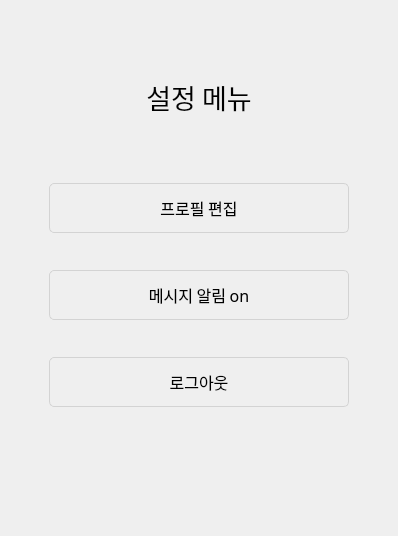
     <widget class="QWidget" name="page_setting">
      <layout class="QVBoxLayout" name="verticalLayout_3">
       <property name="spacing">
        <number>0</number>
       </property>
       <property name="leftMargin">
        <number>0</number>
       </property>
       <property name="topMargin">
        <number>0</number>
       </property>
       <property name="rightMargin">
        <number>0</number>
       </property>
       <property name="bottomMargin">
        <number>0</number>
       </property>
       <item>
        <widget class="QWidget" name="widget" native="true">
         <property name="sizePolicy">
          <sizepolicy hsizetype="Expanding" vsizetype="Maximum">
           <horstretch>0</horstretch>
           <verstretch>0</verstretch>
          </sizepolicy>
         </property>
         <property name="minimumSize">
          <size>
           <width>0</width>
           <height>43</height>
          </size>
         </property>
         <property name="font">
          <font>
           <family>Malgun Gothic</family>
           <pointsize>11</pointsize>
          </font>
         </property>
         <layout class="QHBoxLayout" name="horizontalLayout_8">
          <item>
           <spacer name="horizontalSpacer_4">
            <property name="orientation">
             <enum>Qt::Horizontal</enum>
            </property>
            <property name="sizeHint" stdset="0">
             <size>
              <width>40</width>
              <height>20</height>
             </size>
            </property>
           </spacer>
          </item>
          <item>
           <widget class="QPushButton" name="btn_close">
            <property name="text">
             <string/>
            </property>
            <property name="icon">
             <iconset>
              <normaloff>../../../test_ui/Images/img_close.png</normaloff>../../../test_ui/Images/img_close.png</iconset>
            </property>
            <property name="autoDefault">
             <bool>false</bool>
            </property>
            <property name="flat">
             <bool>true</bool>
            </property>
           </widget>
          </item>
         </layout>
        </widget>
       </item>
       <item>
        <widget class="QWidget" name="widget_2" native="true">
         <property name="sizePolicy">
          <sizepolicy hsizetype="Expanding" vsizetype="Expanding">
           <horstretch>0</horstretch>
           <verstretch>0</verstretch>
          </sizepolicy>
         </property>
         <property name="minimumSize">
          <size>
           <width>0</width>
           <height>290</height>
          </size>
         </property>
         <layout class="QVBoxLayout" name="verticalLayout_2">
          <property name="topMargin">
           <number>15</number>
          </property>
          <item>
           <widget class="QWidget" name="widget_3" native="true">
            <property name="sizePolicy">
             <sizepolicy hsizetype="Expanding" vsizetype="Maximum">
              <horstretch>0</horstretch>
              <verstretch>0</verstretch>
             </sizepolicy>
            </property>
            <property name="minimumSize">
             <size>
              <width>300</width>
              <height>55</height>
             </size>
            </property>
            <layout class="QHBoxLayout" name="horizontalLayout">
             <item>
              <widget class="QLabel" name="label">
               <property name="minimumSize">
                <size>
                 <width>0</width>
                 <height>50</height>
                </size>
               </property>
               <property name="font">
                <font>
                 <family>Malgun Gothic</family>
                 <pointsize>20</pointsize>
                </font>
               </property>
               <property name="text">
                <string>&lt;html&gt;&lt;head/&gt;&lt;body&gt;&lt;p align=&quot;center&quot;&gt;설정 메뉴&lt;/p&gt;&lt;/body&gt;&lt;/html&gt;</string>
               </property>
              </widget>
             </item>
            </layout>
           </widget>
          </item>
          <item>
           <widget class="QWidget" name="widget_4" native="true">
            <property name="sizePolicy">
             <sizepolicy hsizetype="Expanding" vsizetype="Expanding">
              <horstretch>0</horstretch>
              <verstretch>0</verstretch>
             </sizepolicy>
            </property>
            <property name="minimumSize">
             <size>
              <width>0</width>
              <height>390</height>
             </size>
            </property>
            <layout class="QHBoxLayout" name="horizontalLayout_2">
             <property name="leftMargin">
              <number>40</number>
             </property>
             <property name="rightMargin">
              <number>40</number>
             </property>
             <property name="bottomMargin">
              <number>80</number>
             </property>
             <item>
              <layout class="QVBoxLayout" name="verticalLayout_5">
               <property name="spacing">
                <number>0</number>
               </property>
               <item>
                <widget class="QPushButton" name="btn_profile">
                 <property name="sizePolicy">
                  <sizepolicy hsizetype="Minimum" vsizetype="Maximum">
                   <horstretch>0</horstretch>
                   <verstretch>0</verstretch>
                  </sizepolicy>
                 </property>
                 <property name="minimumSize">
                  <size>
                   <width>300</width>
                   <height>50</height>
                  </size>
                 </property>
                 <property name="font">
                  <font>
                   <family>Malgun Gothic</family>
                   <pointsize>12</pointsize>
                  </font>
                 </property>
                 <property name="styleSheet">
                  <string notr="true">border:1px solid lightgray;
border-radius:5px;
padding:5px;</string>
                 </property>
                 <property name="text">
                  <string>프로필 편집</string>
                 </property>
                </widget>
               </item>
               <item>
                <widget class="QPushButton" name="btn_notice">
                 <property name="sizePolicy">
                  <sizepolicy hsizetype="Minimum" vsizetype="Maximum">
                   <horstretch>0</horstretch>
                   <verstretch>0</verstretch>
                  </sizepolicy>
                 </property>
                 <property name="minimumSize">
                  <size>
                   <width>300</width>
                   <height>50</height>
                  </size>
                 </property>
                 <property name="font">
                  <font>
                   <family>Malgun Gothic</family>
                   <pointsize>12</pointsize>
                  </font>
                 </property>
                 <property name="styleSheet">
                  <string notr="true">border:1px solid lightgray;
border-radius:5px;
padding:5px;</string>
                 </property>
                 <property name="text">
                  <string>메시지 알림 on</string>
                 </property>
                 <property name="checkable">
                  <bool>true</bool>
                 </property>
                 <property name="checked">
                  <bool>true</bool>
                 </property>
                 <property name="autoRepeat">
                  <bool>false</bool>
                 </property>
                 <property name="flat">
                  <bool>false</bool>
                 </property>
                </widget>
               </item>
               <item>
                <widget class="QPushButton" name="btn_logout">
                 <property name="sizePolicy">
                  <sizepolicy hsizetype="Minimum" vsizetype="Maximum">
                   <horstretch>0</horstretch>
                   <verstretch>0</verstretch>
                  </sizepolicy>
                 </property>
                 <property name="minimumSize">
                  <size>
                   <width>300</width>
                   <height>50</height>
                  </size>
                 </property>
                 <property name="font">
                  <font>
                   <family>Malgun Gothic</family>
                   <pointsize>12</pointsize>
                  </font>
                 </property>
                 <property name="styleSheet">
                  <string notr="true">border:1px solid lightgray;
border-radius:5px;
padding:5px;</string>
                 </property>
                 <property name="text">
                  <string>로그아웃</string>
                 </property>
                </widget>
               </item>
              </layout>
             </item>
            </layout>
           </widget>
          </item>
         </layout>
        </widget>
       </item>
      </layout>
     </widget>
